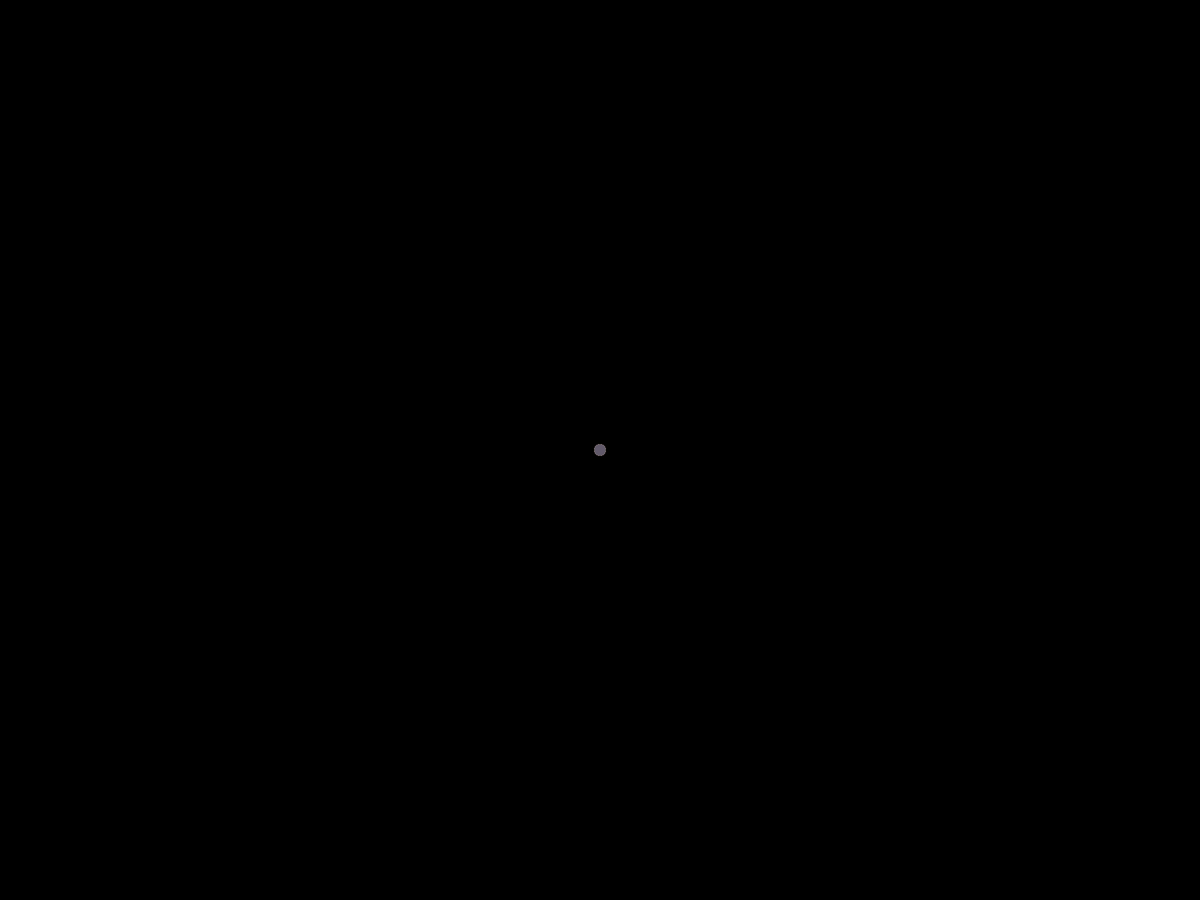
Frame 1 (no input)
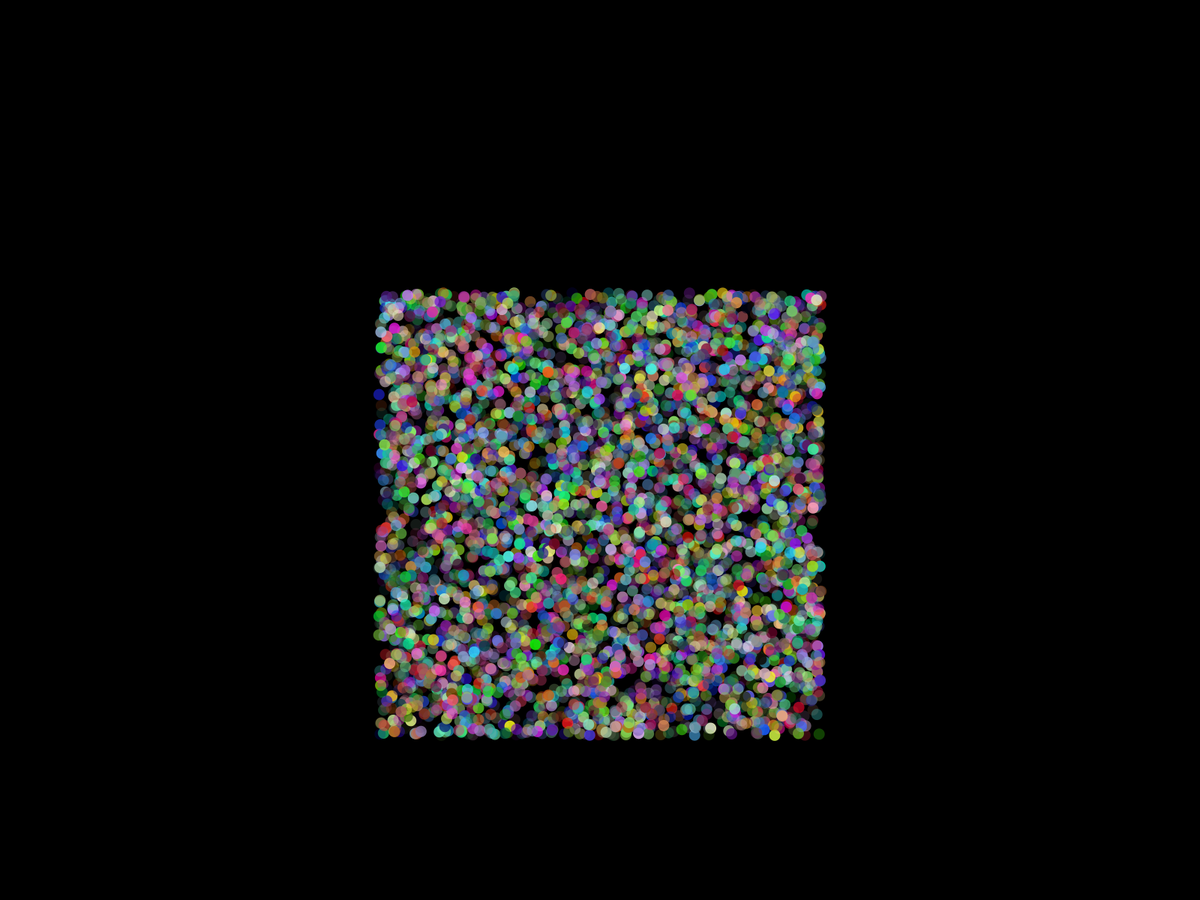
Frame 60 (the mouse pressed at the canvas centre just before this capture)
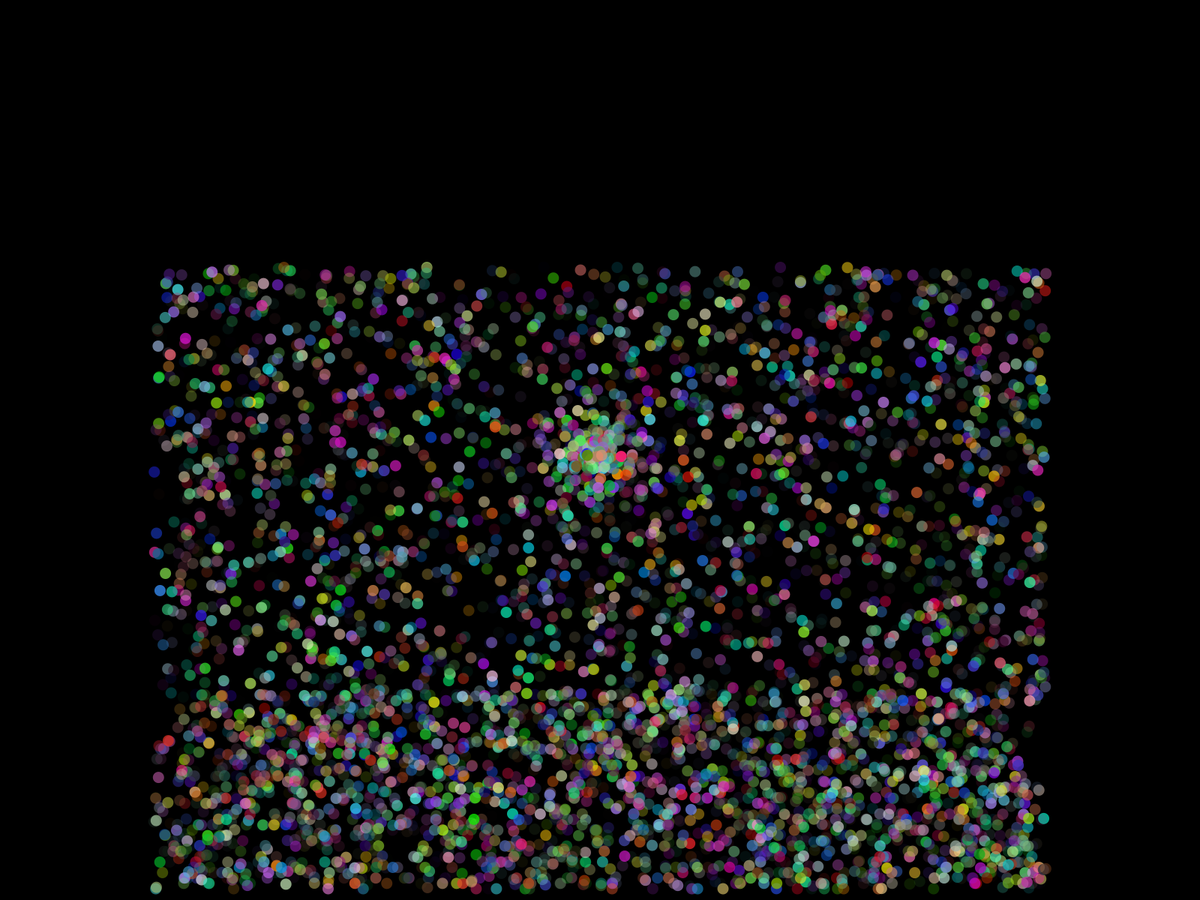
Frame 120 (the mouse held since frame 60 and released just before this capture)

The Processing sketch that drew these frames (run headless with seeded random() and noise(); from frame 60 on, the mouse is pressed at the canvas centre):

// Processing sketch: functPartEngPVect
// ── functPartEngPVect.pde
int nParticles = 5000;
PVector source;
PVector gravity = new PVector(0, .05);
PVector dampening = new PVector(0, .9);
PVector friction = new PVector(.7, 0);
float lifeDecrement = .5;

float[] s = new float[nParticles];
PVector[] position = new PVector[nParticles];
color[] c = new color[nParticles];
PVector[] spd = new PVector[nParticles];
float[] life = new float[nParticles];

void setup() {
//  size (500, 500);
fullScreen();
  source = new PVector(width / 2, height / 2);
  initAllParticles();
  noStroke();
//  noLoop();
}

void draw() {
  background(0);
  source.set(mouseX, mouseY);
  displayParticles();
  moveParticles();
  applyGravity();  
  checkEdgesAndApplyFricDamp();
  checkLifeAndAdjust();
}

void displayParticles() {
  for (int i = 0; i < nParticles; i ++) {
    fill(c[i], life[i]);
    ellipse(position[i].x, position[i].y, s[i], s[i]);
  }
}

void moveParticles() {
  for (int i = 0; i < nParticles; i ++) {
    position[i].add(spd[i]);
  }
}

void applyGravity() {
  for (int i = 0; i < nParticles; i ++) {
    spd[i].add(gravity);
  }
}

void checkEdgesAndApplyFricDamp() {
  for (int i = 0; i < nParticles; i ++) {
    if ((position[i].x >= (width - s[i])) || (position[i].x <= (s[i]))) {
      spd[i].x *= -1;
    }
    if (position[i].y >= (height - s[i])) {
      position[i].y = height - s[i];
      spd[i].y *= dampening.y;
      spd[i].y *= -1;
      spd[i].x *= friction.x; 
    }
  }
}

void checkLifeAndAdjust() {
  for (int i = 0; i < nParticles; i ++) {
    life[i] = life[i] - lifeDecrement;
  }
  for (int i = 0; i < nParticles; i ++) {
    if (life[i] <= 0) {
      initOneParticle(i);
    }
  }
}

void initAllParticles() {
  for (int i = 0; i < nParticles; i++) {
    initOneParticle(i);
  }
}

void initOneParticle(int index) {
  s[index] = 15;
  position[index] = new PVector(source.x, source.y);
  c[index] = color(random(255), random(255), random(255));
  spd[index] = new PVector(random(-5, 5), random(-5, 5));
  life[index] = random(50, 255);
}
  
